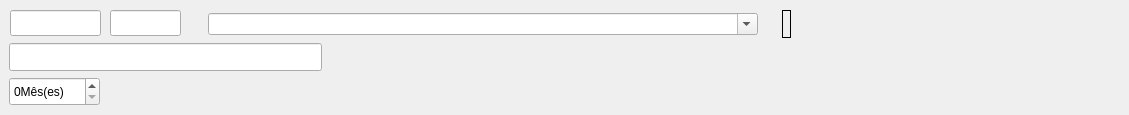
            <widget class="QWidget" name="tab_Customs">
             <attribute name="title">
              <string>Page</string>
             </attribute>
             <widget class="QWidget" name="layoutWidget_2">
              <property name="geometry">
               <rect>
                <x>9</x>
                <y>43</y>
                <width>1111</width>
                <height>28</height>
               </rect>
              </property>
              <layout class="QHBoxLayout" name="horizontalLayout_3">
               <item>
                <widget class="QLineEdit" name="lineEdit_DocIdProject">
                 <property name="maximumSize">
                  <size>
                   <width>16777215</width>
                   <height>120</height>
                  </size>
                 </property>
                 <property name="toolTip">
                  <string>Id de Documentos Gerais</string>
                 </property>
                 <property name="statusTip">
                  <string/>
                 </property>
                 <property name="inputMask">
                  <string>&gt;xxxxxxxxxxxxxxxxxxxx</string>
                 </property>
                 <property name="maxLength">
                  <number>20</number>
                 </property>
                 <property name="placeholderText">
                  <string/>
                 </property>
                 <property name="clearButtonEnabled">
                  <bool>true</bool>
                 </property>
                </widget>
               </item>
               <item>
                <spacer name="horizontalSpacer_7">
                 <property name="orientation">
                  <enum>Qt::Orientation::Horizontal</enum>
                 </property>
                 <property name="sizeHint" stdset="0">
                  <size>
                   <width>798</width>
                   <height>20</height>
                  </size>
                 </property>
                </spacer>
               </item>
              </layout>
             </widget>
             <widget class="QWidget" name="layoutWidget_3">
              <property name="geometry">
               <rect>
                <x>9</x>
                <y>77</y>
                <width>1056</width>
                <height>29</height>
               </rect>
              </property>
              <layout class="QHBoxLayout" name="horizontalLayout_4">
               <item>
                <widget class="QSpinBox" name="spinBox_ProjectTimeLine">
                 <property name="maximumSize">
                  <size>
                   <width>16777215</width>
                   <height>120</height>
                  </size>
                 </property>
                 <property name="toolTip">
                  <string>Cronograma Total Esperado para Execução do Projeto</string>
                 </property>
                 <property name="suffix">
                  <string>Mês(es)</string>
                 </property>
                 <property name="maximum">
                  <number>999</number>
                 </property>
                </widget>
               </item>
               <item>
                <spacer name="horizontalSpacer_8">
                 <property name="orientation">
                  <enum>Qt::Orientation::Horizontal</enum>
                 </property>
                 <property name="sizeHint" stdset="0">
                  <size>
                   <width>948</width>
                   <height>20</height>
                  </size>
                 </property>
                </spacer>
               </item>
              </layout>
             </widget>
             <widget class="QLineEdit" name="lineEdit_ProjId">
              <property name="geometry">
               <rect>
                <x>10</x>
                <y>10</y>
                <width>91</width>
                <height>26</height>
               </rect>
              </property>
              <property name="toolTip">
               <string>&lt;html&gt;&lt;head/&gt;&lt;body&gt;&lt;p&gt;Código do Projeto&lt;/p&gt;&lt;/body&gt;&lt;/html&gt;</string>
              </property>
              <property name="inputMask">
               <string>99999</string>
              </property>
              <property name="alignment">
               <set>Qt::AlignmentFlag::AlignRight|Qt::AlignmentFlag::AlignTrailing|Qt::AlignmentFlag::AlignVCenter</set>
              </property>
              <property name="clearButtonEnabled">
               <bool>true</bool>
              </property>
             </widget>
             <widget class="QLineEdit" name="lineEdit_ProjYear">
              <property name="geometry">
               <rect>
                <x>110</x>
                <y>10</y>
                <width>71</width>
                <height>26</height>
               </rect>
              </property>
              <property name="toolTip">
               <string>&lt;html&gt;&lt;head/&gt;&lt;body&gt;&lt;p&gt;Ano do Projeto&lt;/p&gt;&lt;/body&gt;&lt;/html&gt;</string>
              </property>
              <property name="inputMask">
               <string>9999</string>
              </property>
              <property name="alignment">
               <set>Qt::AlignmentFlag::AlignRight|Qt::AlignmentFlag::AlignTrailing|Qt::AlignmentFlag::AlignVCenter</set>
              </property>
              <property name="clearButtonEnabled">
               <bool>true</bool>
              </property>
             </widget>
             <widget class="QWidget" name="layoutWidget">
              <property name="geometry">
               <rect>
                <x>190</x>
                <y>10</y>
                <width>621</width>
                <height>28</height>
               </rect>
              </property>
              <layout class="QHBoxLayout" name="horizontalLayout_8">
               <item>
                <widget class="comboBox_Entities_P" name="comboBox_Customer">
                 <property name="maximumSize">
                  <size>
                   <width>550</width>
                   <height>16777215</height>
                  </size>
                 </property>
                 <property name="toolTip">
                  <string>&lt;html&gt;&lt;head/&gt;&lt;body&gt;&lt;p&gt;Cliente Base, ao qual o projeto está vinculado.&lt;/p&gt;&lt;/body&gt;&lt;/html&gt;</string>
                 </property>
                 <property name="editable">
                  <bool>true</bool>
                 </property>
                 <property name="modelColumn">
                  <number>1</number>
                 </property>
                </widget>
               </item>
               <item>
                <widget class="QLabel" name="label_ProjId">
                 <property name="sizePolicy">
                  <sizepolicy hsizetype="Fixed" vsizetype="Preferred">
                   <horstretch>0</horstretch>
                   <verstretch>0</verstretch>
                  </sizepolicy>
                 </property>
                 <property name="toolTip">
                  <string>&lt;html&gt;&lt;head/&gt;&lt;body&gt;&lt;p&gt;Código do Cliente&lt;/p&gt;&lt;/body&gt;&lt;/html&gt;</string>
                 </property>
                 <property name="frameShape">
                  <enum>QFrame::Shape::Panel</enum>
                 </property>
                 <property name="text">
                  <string/>
                 </property>
                </widget>
               </item>
              </layout>
             </widget>
            </widget>
